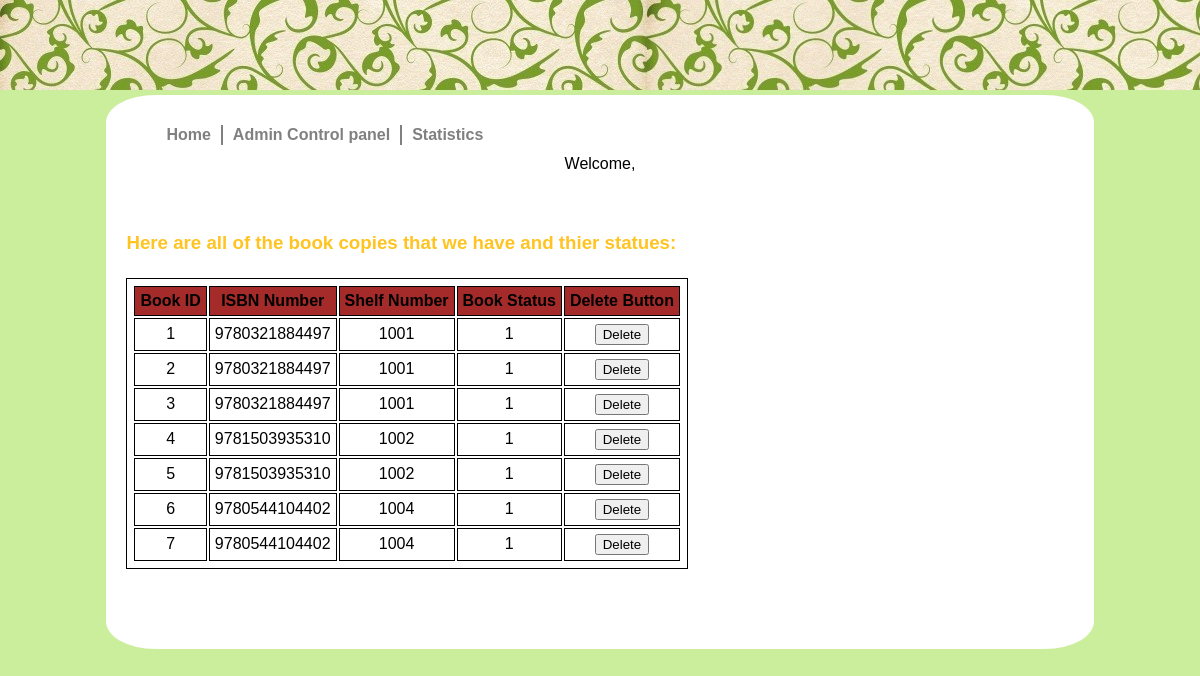
Page /admin/BookCopy.php on the committed database.
### tables this page shows
CREATE TABLE IF NOT EXISTS BookCopy
(BookID         INT NOT NULL AUTO_INCREMENT,
ISBN         	CHAR(13)       NOT NULL,
ShelfNumber     NUMERIC(10,0)  NOT NULL,
BStatusID       NUMERIC(2,0)  NOT NULL,
CONSTRAINT BookCopy_PK PRIMARY KEY(BookID),
CONSTRAINT BookCopy_FK1 FOREIGN KEY(ShelfNumber) REFERENCES Shelf(ShelfNumber),
CONSTRAINT BookCopy_FK2 FOREIGN KEY(ISBN) REFERENCES Book(ISBN),
CONSTRAINT BookCopy_FK3 FOREIGN KEY(BStatusID) REFERENCES BookStatus(BStatusID));

### admin/BookCopy.php (the view, shortened to what this page needs)
<!DOCTYPE html PUBLIC "-//W3C//DTD XHTML 1.0 Strict//EN" "http://www.w3.org/TR/xhtml1/DTD/xhtml1-strict.dtd">
<html>
<head>
     <link rel="stylesheet" type="text/css" href="../main.css"/>
</head>
<body>
<div id="content">
<ul>
<li><a href="../index.php">Home</a></li>
<li><div class="line"></div></li>
<li><a href="links.php">Admin Control panel</a></li>
<li><div class="line"></div></li>
<li><a href="bookstatistics.php">Statistics</a></li>
</ul></br>
<?php
include '../db.inc.php';
$username = $_COOKIE['mycookie'];
echo "Welcome, $username";
try
{
    $sql =  'SELECT * FROM bookcopy';
    $result2 = $pdo->query($sql);
}
catch (PDOException $e)
{
    $error_message = 'Error fetching books: ' . $e->getMessage();
    include 'error.html.php';
    exit();
}
?>
<h3>Here are all of the book copies that we have and thier statues:</h3>
<table>
    <TR BGCOLOR=#a52a2a>
        <TH>Book ID</TH>
        <TH>ISBN Number</TH>
        <TH>Shelf Number</TH>
        <TH>Book Status </TH>
        <TH>Delete Button</TH>
    </TR>
    <?php foreach($result2 as $booklist1):?>
        <tr>
            <td><?php echo $booklist1['BookID'];?></td>
            <td><?php echo $booklist1['ISBN'];?></td>
            <td><?php echo $booklist1['ShelfNumber'];?></td>
            <td><?php echo $booklist1['BStatusID'];?></td>
            <td>
                <form action="DeleteBookprocess.php" method="post">
					<?php if($booklist1['BStatusID'] =='0'):?>
			        <input type="submit" value="Delete"  disabled="disabled" >
			         <?php else: ?>
                    <input type="submit" value="Delete">
					<?php endif;?>
                </form>
            </td>
        </tr>
    <?php endforeach;?>
</table>
</div>
</body>
</html>

### main.css (style rules this page uses)
body { margin-top: 95px; background-color: rgb(203, 238, 156); background-image: url(apic1973x.jpg); background-repeat: repeat-x; font-family: Arial, Helvetica, sans-serif; }
h3 { margin-top:50px; padding: .5em 0 .25em; text-align:left; }
h1, h2, h3 { color: rgb(285, 195, 34); }
ul { margin: 0; padding: 0 0 0 2.5em; list-style:none; }
li { margin: 0; float:left; }
a { margin: 0; display:block; text-decoration:none; text-align:center; line-height:40px; color: gray; font-weight: bold; }
form { margin: 0; }
table,th,td { border:1px solid black; margin:0px; padding:5px; }
#content { width: 80%; margin: 0 auto; padding: 20px 20px 80px 20px; background: white; text-align : center; border-radius: 5%; }
.line { margin: 10px; height: 20px; width: 2px; background: gray; text-align:center; line-height:30px; }

### rows in the picture
bookcopy: BookID "1", ISBN "9780321884497", ShelfNumber "1001", BStatusID "1"
bookcopy: BookID "2", ISBN "9780321884497", ShelfNumber "1001", BStatusID "1"
bookcopy: BookID "3", ISBN "9780321884497", ShelfNumber "1001", BStatusID "1"
bookcopy: BookID "4", ISBN "9781503935310", ShelfNumber "1002", BStatusID "1"
bookcopy: BookID "5", ISBN "9781503935310", ShelfNumber "1002", BStatusID "1"
bookcopy: BookID "6", ISBN "9780544104402", ShelfNumber "1004", BStatusID "1"
bookcopy: BookID "7", ISBN "9780544104402", ShelfNumber "1004", BStatusID "1"
